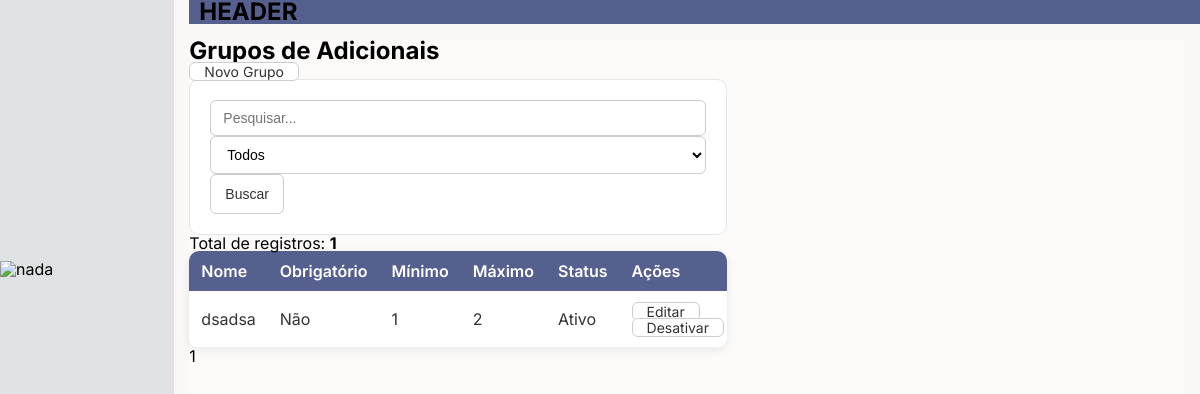
The app's page /cardapio/grupoadicional/ (signed in), older data.
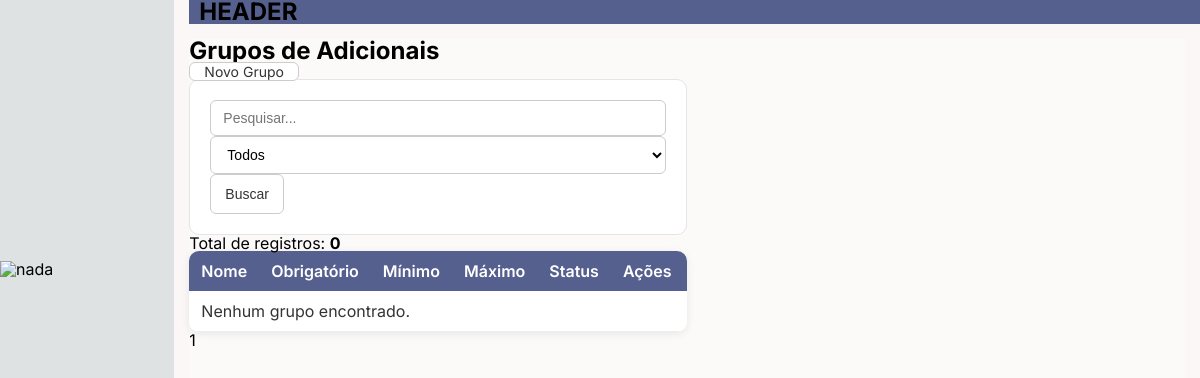
The same page, newer data.
### Cardapio/models.py (models this page shows, shortened)
class GrupoAdicional(models.Model):
    loja = models.ForeignKey(
        Loja,
        on_delete=models.CASCADE,
        related_name="grupos_adicionais"
    )
    nome = models.CharField(max_length=100)
    descricao = models.TextField(blank=True)
    obrigatorio = models.BooleanField(default=False)
    minimo = models.PositiveSmallIntegerField(default=0)
    maximo = models.PositiveSmallIntegerField(default=1)
    ordem = models.PositiveIntegerField(default=0)
    ativo = models.BooleanField(default=True)
    class Meta:
        ordering = ["ordem", "nome"]

### Cardapio/views/views_grupoadicional.py (the view)
@login_required
def listar_grupos_adicionais(request):
    busca = request.GET.get("busca", "")
    status = request.GET.get("status", "")
    grupos = GrupoAdicional.objects.filter(
        loja=request.user.perfil.loja
    )
    if busca:
        grupos = grupos.filter(
            Q(nome__icontains=busca) |
            Q(descricao__icontains=busca)
        )
    if status == "ativo":
        grupos = grupos.filter(ativo=True)
    elif status == "inativo":
        grupos = grupos.filter(ativo=False)
    paginator = Paginator(grupos, 10)
    page = request.GET.get("page")
    grupos = paginator.get_page(page)
    context = {
        "grupos": grupos,
        "total": paginator.count,
        "busca": busca,
        "status": status,
    }
    return render(
        request,
        "grupoadicional/grupoadicional_listar.html",
        context
    )

### Interface/context_processors.py (called while the page is built)
def menu_items(request):
    user = request.user
    menus = MenuItem.objects.prefetch_related('subitens')
    if not user.is_authenticated:
        for menu in menus:
            menu.subitens_permitidos = []
        return {'menus': menus}
    permissoes_ids = set(
        PermissaoView.objects.filter(
            pode_acessar=True
        ).filter(
            Q(usuario=user) | Q(grupo__in=user.groups.all())
        ).values_list("view_id", flat=True)
    )
    for menu in menus:
        menu.subitens_permitidos = [
            sub for sub in menu.subitens.all()
            if sub.view_id is None or sub.view_id in permissoes_ids
        ]
    return {'menus': menus}

def nav_top(request):
    return {'nav': NavTop.objects.all()}

### Cardapio/templates/grupoadicional/grupoadicional_listar.html (shortened to what this page needs)
{% extends "templates/base.html" %}
{% block content %}
<h2>Grupos de Adicionais</h2>
<div class="mb-3">
    <a href="{% url 'grupos_adicionais:novo' %}" class="btn btn-primary">
        Novo Grupo
    </a>
</div>
<form method="GET" class="row mb-4">
    <div class="col-md-5">
        <input
            type="text"
            name="busca"
            class="form-control"
            placeholder="Pesquisar..."
            value="{{ busca }}">
    </div>
    <div class="col-md-3">
        <select
            name="status"
            class="form-control">
            <option value="">Todos</option>
        </select>
    </div>
    <div class="col-md-2">
        <button class="btn btn-success w-100">
            Buscar
        </button>
    </div>
</form>
<p>
    Total de registros:
    <strong>{{ total }}</strong>
</p>
<table class="table table-striped table-hover">
    <thead>
        <tr>
            <th>Nome</th>
            <th>Obrigatório</th>
            <th>Mínimo</th>
            <th>Máximo</th>
            <th>Status</th>
            <th width="180">
                Ações
            </th>
        </tr>
    </thead>
    <tbody>
        {% for grupo in grupos %}
        <tr>
            <td>{{ grupo.nome }}</td>
            <td>
                {% if grupo.obrigatorio %}
                    Sim
                {% else %}
                    Não
                {% endif %}
            </td>
            <td>{{ grupo.minimo }}</td>
            <td>{{ grupo.maximo }}</td>
            <td>
                {% if grupo.ativo %}
                    <span class="badge bg-success">
                        Ativo
                    </span>
                {% else %}
                    <span class="badge bg-danger">
                        Inativo
                    </span>
                {% endif %}
            </td>
            <td>
                <a
                    href="{% url 'grupos_adicionais:editar' grupo.id %}"
                    class="btn btn-warning btn-sm">
                    Editar
                </a>
                <a
                    href="{% url 'grupos_adicionais:status' grupo.id %}"
                    class="btn btn-secondary btn-sm">
                    {% if grupo.ativo %}
                        Desativar
                    {% else %}
                        Ativar
                    {% endif %}
                </a>
            </td>
        </tr>
        {% empty %}
        <tr>
            <td colspan="6">
                Nenhum grupo encontrado.
            </td>
        </tr>
        {% endfor %}
    </tbody>
</table>
<nav>
    <ul class="pagination">
        <li class="page-item active">
            <span class="page-link">
                {{ grupos.number }}
            </span>
        </li>
    </ul>
</nav>
{% endblock %}

Row changes from the older to the newer data that the page shows:
removed GrupoAdicional: nome "dsadsa", obrigatorio "Não", minimo "1", maximo "2", ativo "Ativo"
Text that changed along with them:
{{ total }}: "1" → "0"
text now shown: "Nenhum grupo encontrado."
